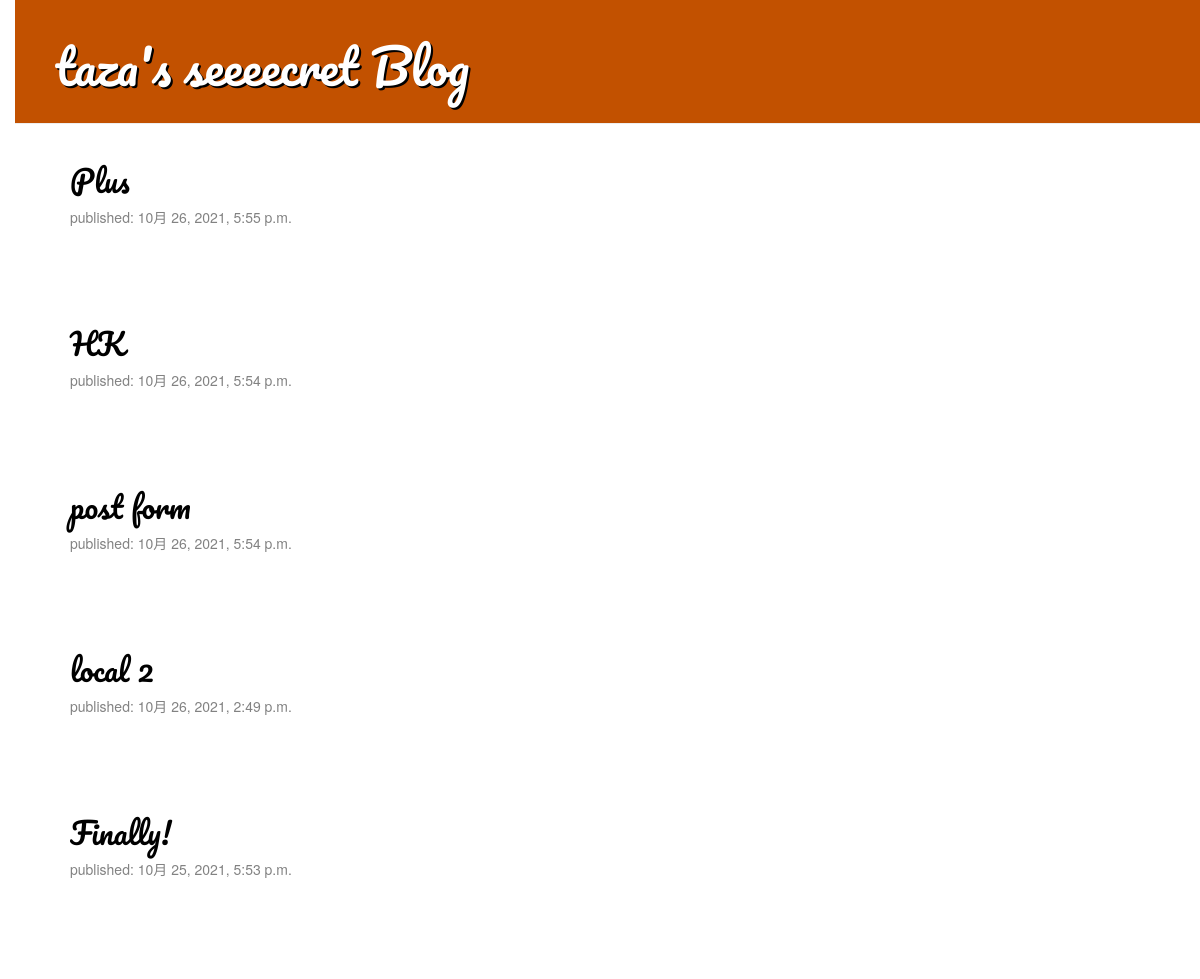
The page / on the database its author committed.
### blog/models.py (models this page shows, shortened)
class Post(models.Model) :
    author = models.ForeignKey(settings.AUTH_USER_MODEL, on_delete=models.CASCADE)
    title = models.CharField(max_length=200)     #CharField-文字制限あり
    text = models.TextField()
    created_date = models.DateTimeField(default=timezone.now)
    published_date = models.DateTimeField(blank=True, null=True)

### blog/views.py (the view)
# urls.py: path('', views.PostList.as_view(), name='post_list'),
class PostList(ListView) :
    queryset = Post.objects.filter(published_date__lte=timezone.now()).order_by('-published_date')[:5]

### blog/templates/blog/post_list.html
{% extends 'blog/base.html' %}
{% block content %}
    {% for post in object_list %}
        <div class="post">
            <h2><a href="{% url 'post_detail' pk=post.pk %}">{{ post.title }}</a></h2>
            <div class="date">
                <p>published: {{ post.published_date }}</p>
            </div>
            <br>
        </div>
    {% endfor %}
{% endblock %}

### blog/static/css/blog.css (style rules this page uses)
h1 a, h2 a { color: #c25100; font-family: 'Pacifico', cursive; }
body { padding-left: 15px; }
h1, h2, h3, h4 { font-family: 'Pacifico', cursive; }
.date { color: #828282; }
.post { margin-bottom: 70px; }
.post h2 a, .post h2 a:visited { color: #000000; }

### rows shown on the page
Post: title "Plus", published_date "10月 26, 2021, 5:55 p.m."
Post: title "HK", published_date "10月 26, 2021, 5:54 p.m."
Post: title "post form", published_date "10月 26, 2021, 5:54 p.m."
Post: title "local 2", published_date "10月 26, 2021, 2:49 p.m."
Post: title "Finally!", published_date "10月 25, 2021, 5:53 p.m."
